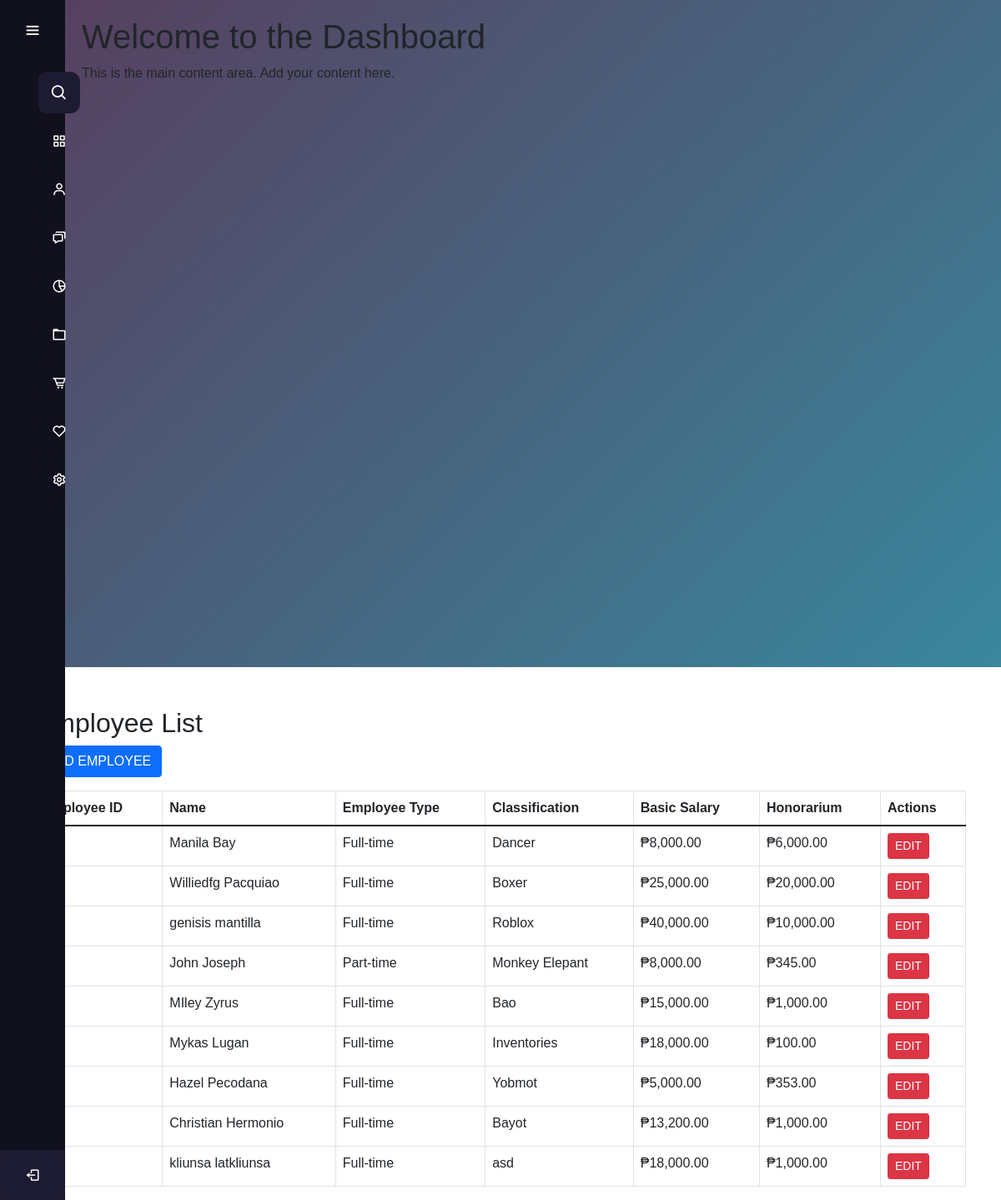
Before: /frontUP/manage_employees.php with the older database file.
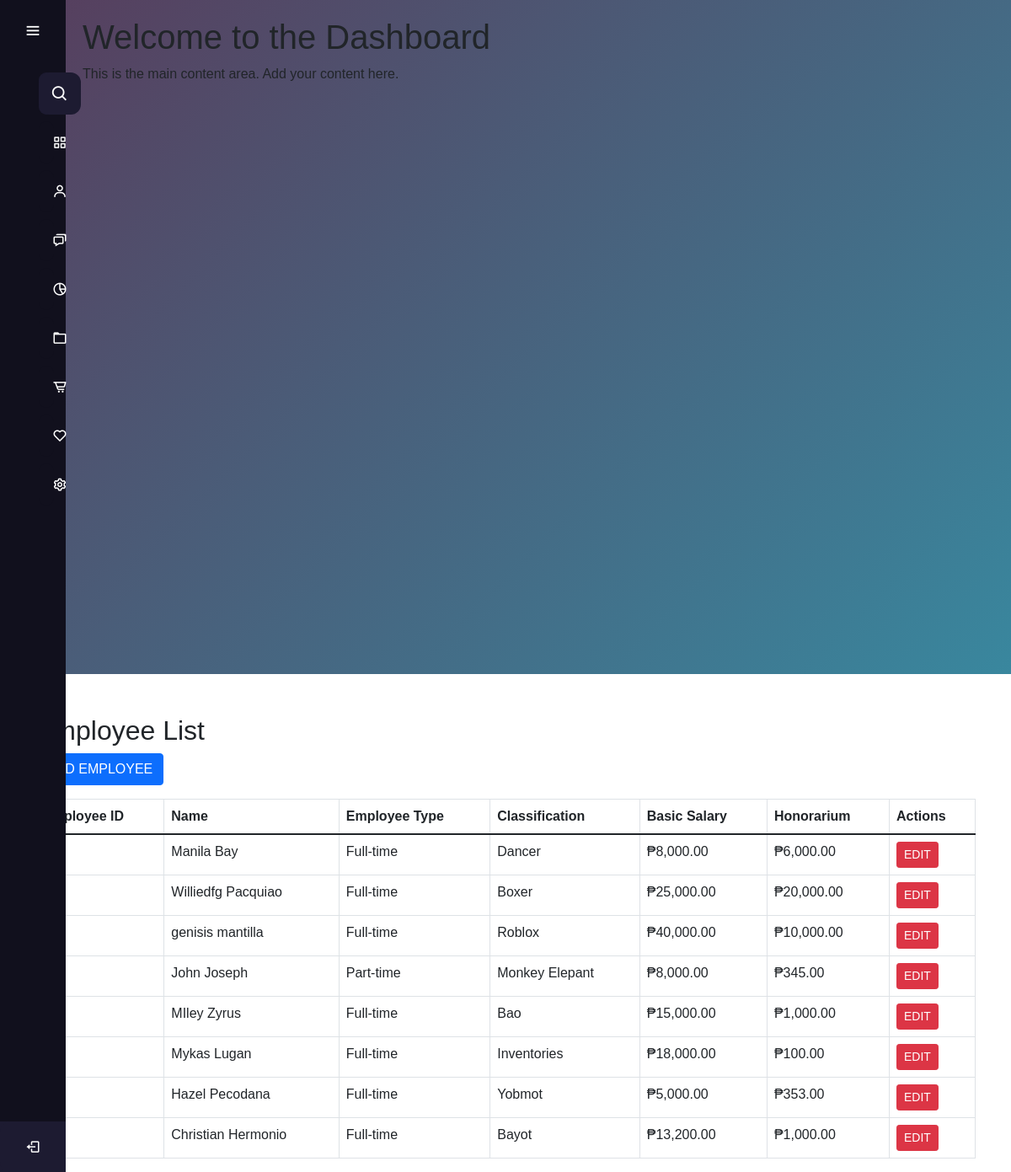
After: the same page with the newer database file.
### tables this page shows
CREATE TABLE `employees` (
  `employee_id` int(11) NOT NULL,
  `first_name` varchar(255) NOT NULL,
  `last_name` varchar(255) NOT NULL,
  `suffix_title` varchar(50) NOT NULL,
  `employee_type` enum('full-time','part-time') NOT NULL,
  `classification` varchar(255) NOT NULL,
  `basic_salary` decimal(10,2) NOT NULL,
  `honorarium` decimal(10,2) DEFAULT 0.00,
  `incentives` decimal(10,0) NOT NULL,
  `overload_rate` decimal(10,0) NOT NULL,
  `watch_reward` decimal(10,0) NOT NULL,
  `absent_lateRate` decimal(10,0) NOT NULL,
  `created_at` timestamp NOT NULL DEFAULT current_timestamp()
);

### frontUP/manage_employees.php (the view, shortened to what this page needs)
<?php
$conn = new mysqli('localhost', 'root', '', 'gfi_exel');
$sql_fetch = "SELECT * FROM employees";
$result = $conn->query($sql_fetch);
?>
<!DOCTYPE html>
<html lang="en">
<?php include 'sidebars.php'; ?>
<head>
    <link rel="stylesheet" href="css/bootstrap.min.css">
</head>
<body>
    <div class="container mt-5">
        <div id="employeeList">
            <h2 class="mb-9">Employee List</h2>
            <button class="btn btn-primary mb-3" onclick="toggleView('addEmployee')">ADD EMPLOYEE</button>
            <table class="table table-bordered">
                <thead>
                    <tr>
                        <th>Employee ID</th>
                        <th>Name</th>
                        <th>Employee Type</th>
                        <th>Classification</th>
                        <th>Basic Salary</th>
                        <th>Honorarium</th>
                        <th>Actions</th>
                    </tr>
                </thead>
                <tbody>
                    <?php
                    if ($result->num_rows > 0) {
                        while ($row = $result->fetch_assoc()) {
                            echo "<tr>
                                    <td>" . $row['employee_id'] . "</td>
                                    <td>" . $row['first_name'] . " " . $row['last_name'] . "</td>
                                    <td>" . ucfirst($row['employee_type']) . "</td>
                                    <td>" . $row['classification'] . "</td>
                                    <td>₱" . number_format($row['basic_salary'], 2) . "</td>
                                    <td>₱" . number_format($row['honorarium'], 2) . "</td>
                                    <td>
                                        <button class='btn btn-danger btn-sm' onclick='toggleEditForm(" . $row['employee_id'] . ")'>EDIT</button>
                                    </td>
                                  </tr>";
                        }
                    } else {
                        echo "<tr><td colspan='7'>No employees found.</td></tr>";
                    }
                    ?>
                </tbody>
            </table>
        </div>
    </div>
</body>
</html>

Changed rows visible on the page:
removed employees: first_name "kliunsa", last_name "latkliunsa", employee_type "Full-time", classification "asd", basic_salary "18,000.00", honorarium "1,000.00"
